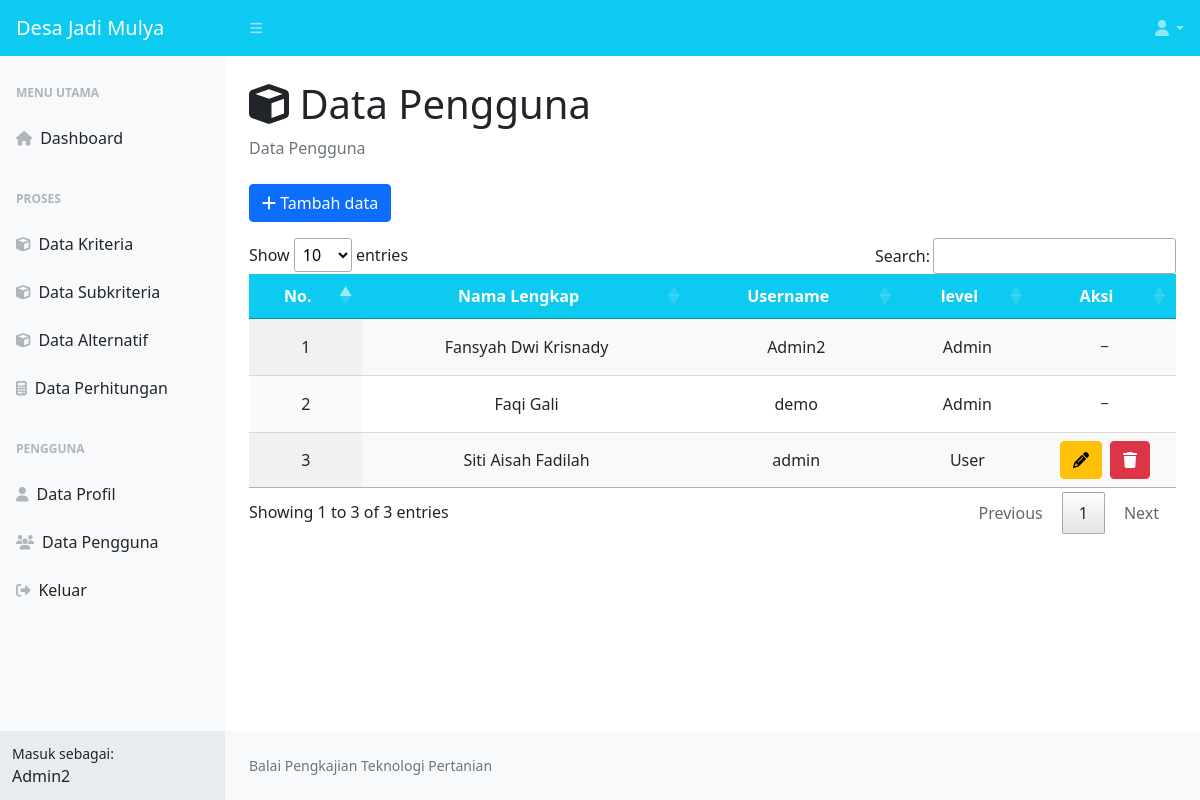
Page /data-pengguna.php (signed in) on the committed database.
### tables this page shows
CREATE TABLE `pengguna` (
  `id_pengguna` int(11) NOT NULL,
  `nama` varchar(25) NOT NULL,
  `username` varchar(20) NOT NULL,
  `password` varchar(255) NOT NULL,
  `level` set('User','Admin') NOT NULL
);

### data-pengguna.php (the view, shortened to what this page needs)
<?php
include 'koneksi.php';
?>
<!DOCTYPE html>
<html lang="en">
<head>
    <link href="css/styles_dash.css" rel="stylesheet" />
    <link rel="stylesheet" type="text/css" href="css/jquery.dataTables.css">
</head>
<body class="sb-nav-fixed">
    <nav class="sb-topnav navbar navbar-expand navbar-dark bg-info hstack gap-3">
        <a class="navbar-brand ps-3" href="menu-utama.php">Desa Jadi Mulya</a>
        <button class="btn btn-link btn-sm order-1 order-lg-0 me-4 me-lg-0" id="sidebarToggle" href="#!"><i class="fas fa-bars"></i></button>
        <ul class="navbar-nav ms-auto pe-2">
            <li class="nav-item dropdown">
                <a class="nav-link dropdown-toggle" id="navbarDropdown" href="#" role="button" data-bs-toggle="dropdown" aria-expanded="false"><i class="fas fa-user fa-fw"></i></a>
            </li>
        </ul>
    </nav>
    <div id="layoutSidenav">
        <div id="layoutSidenav_nav">
            <nav class="sb-sidenav accordion sb-sidenav-light" id="sidenavAccordion">
                <div class="sb-sidenav-menu">
                    <div class="nav">
                        <div class="sb-sidenav-menu-heading">Menu Utama</div>
                        <a class="nav-link" href="menu-utama.php">
                            <div class="sb-nav-link-icon"><i class="fas fa-home"></i></div>
                            Dashboard
                        </a>
                        <div class="sb-sidenav-menu-heading">Proses</div>
                        <?php
                        if ($_SESSION['level'] == "Admin") {
                            echo "
                                <a class='nav-link' href='data-kriteria.php'>
                                    <div class='sb-nav-link-icon'><i class='fas fa-cube'></i></div>
                                    Data Kriteria
                                </a>
                                <a class='nav-link' href='data-subkriteria.php'>
                                    <div class='sb-nav-link-icon'><i class='fas fa-cube'></i></div>
                                    Data Subkriteria
                                </a>
                                ";
                        }
                        ?>
                        <a class="nav-link" href="data-alternatif.php">
                            <div class="sb-nav-link-icon"><i class="fas fa-cube"></i></div>
                            Data Alternatif
                        </a>
                        <a class="nav-link" href="data-perhitungan.php">
                            <div class="sb-nav-link-icon"><i class="fas fa-calculator"></i></div>
                            Data Perhitungan
                        </a>
                        <div class="sb-sidenav-menu-heading">Pengguna</div>
                        <a class="nav-link" href="data-profile.php">
                            <div class="sb-nav-link-icon"><i class="fas fa-user"></i></div>
                            Data Profil
                        </a>
                        <?php
                        if ($_SESSION['level'] == "Admin") {
                            echo "
                                <a class='nav-link' href='data-pengguna.php'>
                                    <div class='sb-nav-link-icon'><i class='fas fa-users'></i></div>
                                    Data Pengguna
                                </a>
                                ";
                        }
                        ?>
                        <a class="nav-link" href="#" data-bs-toggle="modal" data-bs-target="#keluar">
                            <div class="sb-nav-link-icon"><i class="fas fa-sign-out-alt"></i></div>
                            Keluar
                        </a>
                    </div>
                </div>
                <div class="sb-sidenav-footer">
                    <div class="small">Masuk sebagai:</div>
                    <?= $_SESSION['username']; ?>
                </div>
            </nav>
        </div>
        <div id="layoutSidenav_content">
            <main>
                <div class="container-fluid px-4">
                    <h1 class="mt-4"><i class="fas fa-cube"></i> Data Pengguna</h1>
                    <ol class="breadcrumb mb-4">
                        <li class="breadcrumb-item active">Data Pengguna</li>
                    </ol>
                    <div class="row">
                        <div class="col-sm-12">
                            <a class="btn btn-primary" data-bs-toggle="modal" data-bs-target="#tambah_data"><i class="fas fa-plus"></i> Tambah data</a>
                            <div class="table-responsive mt-3">
                                <table id="data-pengguna" class="cell-bordered display" width="100%">
                                    <thead class="bg-info">
                                        <tr>
                                            <th class="text-center text-white">No.</th>
                                            <th class="text-center text-white">Nama Lengkap</th>
                                            <th class="text-center text-white">Username</th>
                                            <th class="text-center text-white">level</th>
                                            <th class="text-center text-white">Aksi</th>
                                        </tr>
                                    </thead>
                                    <tbody>
                                        <?php
                                        $query = mysqli_query($koneksi, "SELECT * FROM pengguna");
                                        $no = 1;
                                        while ($baris = mysqli_fetch_array($query)) {
                                        ?>
                                            <tr>
                                                <td class="text-center"><?= $no; ?></td>
                                                <td class="text-center"><?= $baris['nama']; ?></td>
                                                <td class="text-center"><?= $baris['username']; ?></td>
                                                <td class="text-center"><?= $baris['level']; ?></td>
                                                <td class="text-center">
                                                    <?php
                                                    if ($baris['level'] != "Admin") {
                                                    ?>
                                                        <div class="d-flex justify-content-center">
                                                            <a class="btn btn-warning me-2" data-bs-toggle="modal" data-bs-target="#edit_data<?= $baris['id_pengguna']; ?>"><i class="fas fa-pencil"></i></a>
                                                            <a class="btn btn-danger" data-bs-toggle="modal" data-bs-target="#hapus_data<?= $baris['id_pengguna']; ?>"><i class="fas fa-trash"></i></a>
                                                        </div>
                                                    <?php
                                                    } else {
                                                        echo "
                                                        <p>_</p>
                                                        ";
                                                    }
                                                    ?>
                                                </td>
                                            </tr>
                                        <?php
                                            $no++;
                                        }
                                        ?>
                                    </tbody>
                                </table>
                            </div>
                        </div>
                    </div>
                </div>
            </main>
            <footer class="py-4 bg-light mt-auto">
                <div class="container-fluid px-4">
                    <div class="d-flex align-items-center justify-content-between small">
                        <div class="text-muted">Balai Pengkajian Teknologi Pertanian</div>
                    </div>
                </div>
            </footer>
        </div>
    </div>
</body>
</html>

### rows in the picture
pengguna: nama "Fansyah Dwi Krisnady", username "Admin2", level "Admin", shows "_"
pengguna: nama "Faqi Gali", username "demo", level "Admin", shows "_"
pengguna: nama "Siti Aisah Fadilah", username "admin", level "User"

### other values in the picture
$_SESSION['username'] "Admin2"
